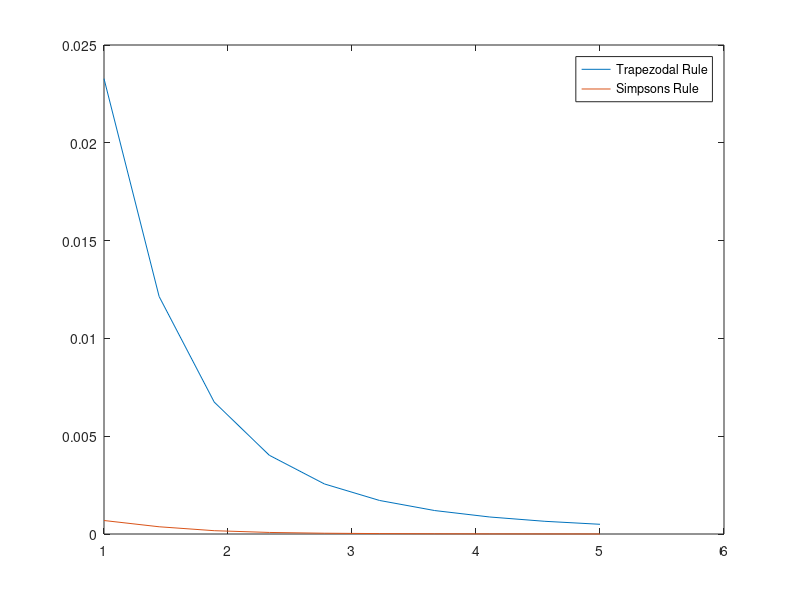

This figure's MATLAB source:
clc;

a = 1;
b = 5;
n = 9;
h = (b-a)/n;

f = @(x) sqrt(1 + (x^2));                   % Given function
f2 = @(x) 1/((f(x))^3);                     % Second derivative of given function
f4 = @(x) (-3)*(1 - (4*(x^2)))/((f(x))^7);  % Fourth derivative of given function

T = zeros(1,n+1);    % Array to store errors in Trapezoidal rule
S = zeros(1,n+1);    % Array to store errors in Simpson's rule

X = zeros(1,n+1);

It = 0;
x = a;

% Trapeziodal Rule
for i = 1:n
    It = It + (f(x) + f(x+h))*(h/2);
    T(i) = f2(x)*((b-a)^3)/(12*(n^2));
    X(i) = x;
    x = x + h;
end
T(n+1) = f2(x)*((b-a)^3)/(12*(n^2));
X(n+1) = x;

x = a;
h = (b-a)/(2*n);
Is = 0;

% Simpson's rule
for i = 1:n
    Is = Is + (h/3)*(f(x) + 4*f(x + h) + f(x+2*h));
    S(i) = f4(x)*((b-a)^5)/(180*(n^4));
    x = x + (2*h);
end

S(n+1) = f4(x)*((b-a)^5)/(180*(n^4));
clf;
plot(X,T);
hold on;
plot(X,S);
legend('Trapezodal Rule', 'Simpsons Rule');

disp(strcat('Value of given integration using Trapezoidal rule = ',num2str(It)));

disp(strcat('Value of given integration using Simpsons rule = ',num2str(Is)));







